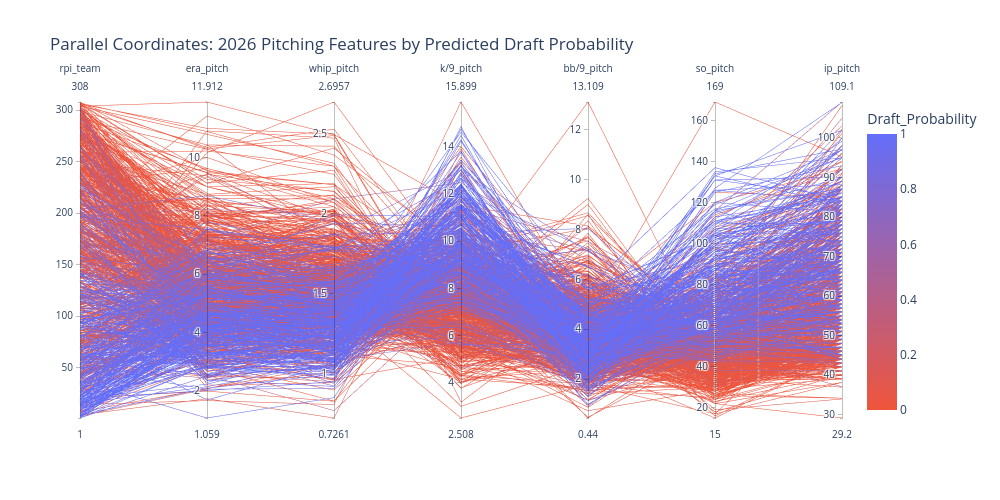

Notebook source saved alongside this figure:
### Code cell
# Parallel coordinates of pitching features, colored by predicted 2026 draft probability
pcp_features = ['rpi_team', 'era_pitch', 'whip_pitch', 'k/9_pitch', 'bb/9_pitch', 'so_pitch', 'ip_pitch']
pcp_df = pred_df[pcp_features].copy()
pcp_df['Draft_Probability'] = pred_df['draft_prob'].values
pcp_df = pcp_df.dropna(subset=pcp_features)
print(f'Plotting {len(pcp_df)} players with complete pitching features')

fig = px.parallel_coordinates(
    pcp_df, color='Draft_Probability', dimensions=pcp_features,
    color_continuous_scale=['#EF553B', '#636EFA'],
    title=f'Parallel Coordinates: {PREDICT_YEAR} Pitching Features by Predicted Draft Probability'
)
fig.update_layout(width=1000, height=500)
fig.show()

### Figure 1 — Plotly figure (JSON) as saved in the notebook; plotly's stock layout.template omitted (floating-point values rounded to 4 significant figures; data arrays with more than 128 entries replaced by an {"elided": "..."} marker saying what was removed)
{"data": [{"dimensions": [{"label": "rpi_team", "values": {"elided": "1118 int values"}}, {"label": "era_pitch", "values": {"elided": "1118 float values"}}, {"label": "whip_pitch", "values": {"elided": "1118 float values"}}, {"label": "k/9_pitch", "values": {"elided": "1118 float values"}}, {"label": "bb/9_pitch", "values": {"elided": "1118 float values"}}, {"label": "so_pitch", "values": {"elided": "1118 int values"}}, {"label": "ip_pitch", "values": {"elided": "1118 float values"}}], "domain": {"x": [0, 1], "y": [0, 1]}, "line": {"color": {"elided": "1118 float values"}, "coloraxis": "coloraxis"}, "name": "", "type": "parcoords"}], "layout": {"coloraxis": {"colorbar": {"title": {"text": "Draft_Probability"}}, "colorscale": [[0, "#EF553B"], [1, "#636EFA"]]}, "height": 500, "legend": {"tracegroupgap": 0}, "title": {"text": "Parallel Coordinates: 2026 Pitching Features by Predicted Draft Probability"}, "width": 1000}}
